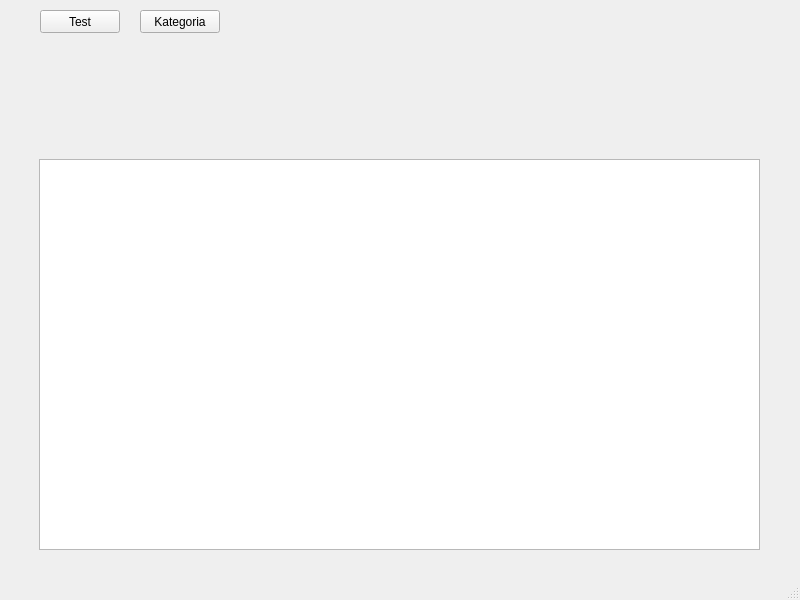
<?xml version="1.0" encoding="UTF-8"?>
<ui version="4.0">
 <class>MainWindow</class>
 <widget class="QMainWindow" name="MainWindow">
  <property name="geometry">
   <rect>
    <x>0</x>
    <y>0</y>
    <width>800</width>
    <height>600</height>
   </rect>
  </property>
  <property name="windowTitle">
   <string>MainWindow</string>
  </property>
  <widget class="QWidget" name="centralwidget">
   <widget class="QPushButton" name="test_push_button">
    <property name="geometry">
     <rect>
      <x>40</x>
      <y>10</y>
      <width>80</width>
      <height>23</height>
     </rect>
    </property>
    <property name="text">
     <string>Test</string>
    </property>
   </widget>
   <widget class="QPushButton" name="category_push_button">
    <property name="geometry">
     <rect>
      <x>140</x>
      <y>10</y>
      <width>80</width>
      <height>23</height>
     </rect>
    </property>
    <property name="text">
     <string>Kategoria</string>
    </property>
   </widget>
   <widget class="QStackedWidget" name="stacked_widget">
    <property name="geometry">
     <rect>
      <x>9</x>
      <y>119</y>
      <width>791</width>
      <height>451</height>
     </rect>
    </property>
    <widget class="QWidget" name="test_page">
     <widget class="QTableView" name="tableView">
      <property name="geometry">
       <rect>
        <x>30</x>
        <y>40</y>
        <width>721</width>
        <height>391</height>
       </rect>
      </property>
      <property name="editTriggers">
       <set>QAbstractItemView::NoEditTriggers</set>
      </property>
      <property name="showDropIndicator" stdset="0">
       <bool>false</bool>
      </property>
     </widget>
    </widget>
    <widget class="QWidget" name="category_page">
     <widget class="QListView" name="category_list_view">
      <property name="geometry">
       <rect>
        <x>120</x>
        <y>70</y>
        <width>256</width>
        <height>331</height>
       </rect>
      </property>
     </widget>
     <widget class="QLineEdit" name="category_line_edit">
      <property name="geometry">
       <rect>
        <x>470</x>
        <y>70</y>
        <width>161</width>
        <height>24</height>
       </rect>
      </property>
     </widget>
     <widget class="QPushButton" name="add_category_push_button">
      <property name="geometry">
       <rect>
        <x>660</x>
        <y>70</y>
        <width>80</width>
        <height>25</height>
       </rect>
      </property>
      <property name="text">
       <string>Dodaj</string>
      </property>
     </widget>
    </widget>
   </widget>
  </widget>
  <widget class="QMenuBar" name="menubar">
   <property name="geometry">
    <rect>
     <x>0</x>
     <y>0</y>
     <width>800</width>
     <height>25</height>
    </rect>
   </property>
  </widget>
  <widget class="QStatusBar" name="statusbar"/>
 </widget>
 <resources/>
 <connections/>
</ui>
